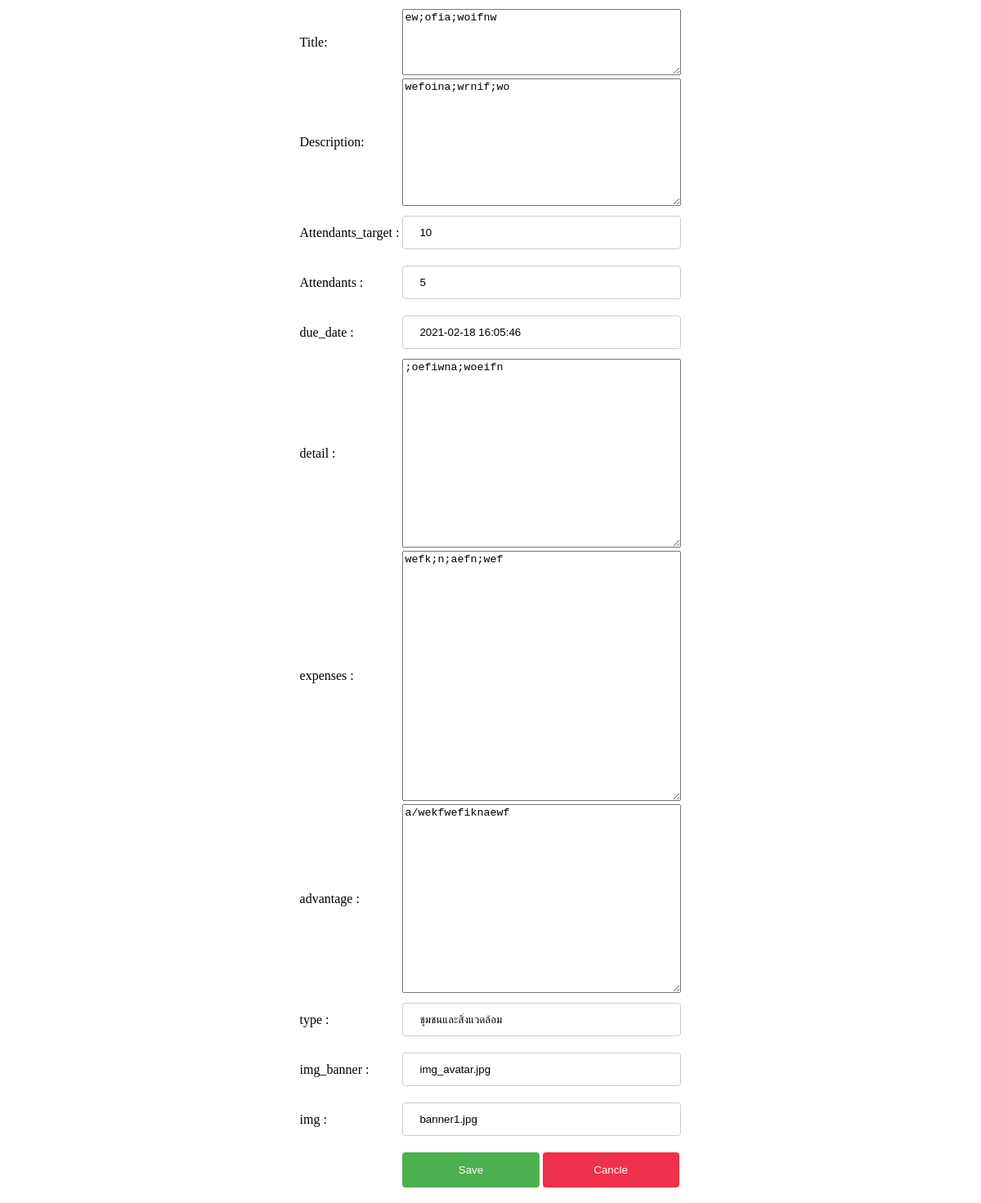
Page /htm/editForm.php (signed in) on the committed database.
### tables this page shows
CREATE TABLE `volunteer` (
  `id` int(11) NOT NULL,
  `title` varchar(100) NOT NULL,
  `description` varchar(500) NOT NULL,
  `attendants_target` int(3) NOT NULL,
  `attendants` int(3) NOT NULL,
  `due_date` datetime NOT NULL,
  `detail` text NOT NULL,
  `expenses` text NOT NULL,
  `advantage` varchar(300) NOT NULL,
  `type` varchar(50) NOT NULL,
  `img_banner` text NOT NULL,
  `img` text NOT NULL,
  `doc` text NOT NULL,
  `status` varchar(30) NOT NULL
);

### htm/editForm.php (the view, shortened to what this page needs)
<HTML>
<head>
	<link rel="stylesheet" href="../css/style-insertform.css">
</head>
<BODY>
	<?php
	$conn=mysqli_connect("localhost", "root", "","volunteerhub");
	$conn->query("SET NAMES UTF8");
	$sql = "SELECT * FROM volunteer WHERE id = '".$_SESSION['id']."' ";
	$query= mysqli_query($conn,$sql);
	$result = mysqli_fetch_array($query);
	?>
	<center>
		<table>
			<form action="edit.php" method="POST">
			<TR>
				<TD>Title:</TD>
				<TD>
					<textarea name="title" cols="40" rows="5"  size="20" placeholder="Title" required><?php echo $result['title'];?></textarea>
				</TD>
			</TR>
			<TR>
				<TD>Description:</TD>
				<TD>
					<textarea name="description" cols="40" rows="10"  size="20" placeholder="Description" required><?php echo $result['description'];?></textarea>
				</TD>
			</TR>
			<TR>
				<TD>Attendants_target	:</TD>
				<TD>
					<input type="number" name="target" maxlength"10" size="20" placeholder="Target" value="<?php echo $result['attendants_target'];?>" required>
				</TD>
			</TR>
			<TR>
				<TD>Attendants	:</TD>
				<TD>
					<input type="number" name="attendant" maxlength"10" size="20" placeholder="Attendant"  value="<?php echo $result['attendants'];?>" required>
				</TD>
			</TR>
			<TR>
				<TD>due_date	:</TD>
				<TD>
					<input type="text" name="due_date" maxlength"10" size="20" value="<?php echo $result['due_date'];?>" required>
				</TD>
			</TR>
			<TR>
				<TD>detail	:</TD>
				<TD>
					<textarea name="detail" cols="40" rows="15"  size="20" placeholder="Detail" required><?php echo $result['detail'];?></textarea>
				</TD>
			</TR>
			<TR>
				<TD>expenses	:</TD>
				<TD>
					<textarea name="expenses" cols="40" rows="20"  size="20" placeholder="Expenses" required><?php echo $result['expenses'];?></textarea>
				</TD>
			</TR>
			<TR>
				<TD>advantage	:</TD>
				<TD>
					<textarea name="advantage" cols="40" rows="15"  size="20" placeholder="Advantage" required><?php echo $result['advantage'];?></textarea>
				</TD>
			</TR>
			<TR>
				<TD>type	:</TD>
				<TD>
					<input type="text" name="type" maxlength"10"  size="20" placeholder="Type" value="<?php echo $result['type'];?>" required>
				</TD>
			</TR>
			<TR>
				<TD>img_banner	:</TD>
				<TD>
					<input type="text" name="img_banner" maxlength"10" size="20" placeholder="Image Banner" value="<?php echo $result['img_banner'];?>" required>
				</TD>
			</TR>
			<TR>
				<TD>img	:</TD>
				<TD>
					<input type="text" name="img" maxlength"10"  size="20" placeholder="Image" value="<?php echo $result['img'];?>" required>
				</TD>
			</TR>
						<tr>
							<td></td>
							<td>
								<input type="submit" name="submit" value="Save">
								<input type="reset" name="submit" value="Cancle">
							</td>
						</tr>
						</form>
					</table>
		</center>
</BODY>
</HTML>

### css/style-insertform.css (style rules this page uses)
input[type=text], select { width: 100%; padding: 12px 20px; margin: 8px 0; display: inline-block; border: 1px solid #ccc; border-radius: 4px; box-sizing: border-box; }
input[type=number], select { width: 100%; padding: 12px 20px; margin: 8px 0; display: inline-block; border: 1px solid #ccc; border-radius: 4px; box-sizing: border-box; }
input[type=submit] { width: 49%; background-color: #4CAF50; color: white; padding: 14px 20px; margin: 8px 0; border: none; border-radius: 4px; cursor: pointer; }
input[type=reset] { width: 49%; background-color: #EF304A; color: white; padding: 14px 20px; margin: 8px 0; border: none; border-radius: 4px; cursor: pointer; }

### rows in the picture
volunteer: title "ew;ofia;woifnw", description "wefoina;wrnif;wo", target "10", attendant "5", due_date "2021-02-18 16:05:46", detail ";oefiwna;woeifn", expenses "wefk;n;aefn;wef", advantage "a/wekfwefiknaewf", type "ชุมชนและสิ่งแวดล้อม", img_banner "img_avatar.jpg", img "banner1.jpg"
